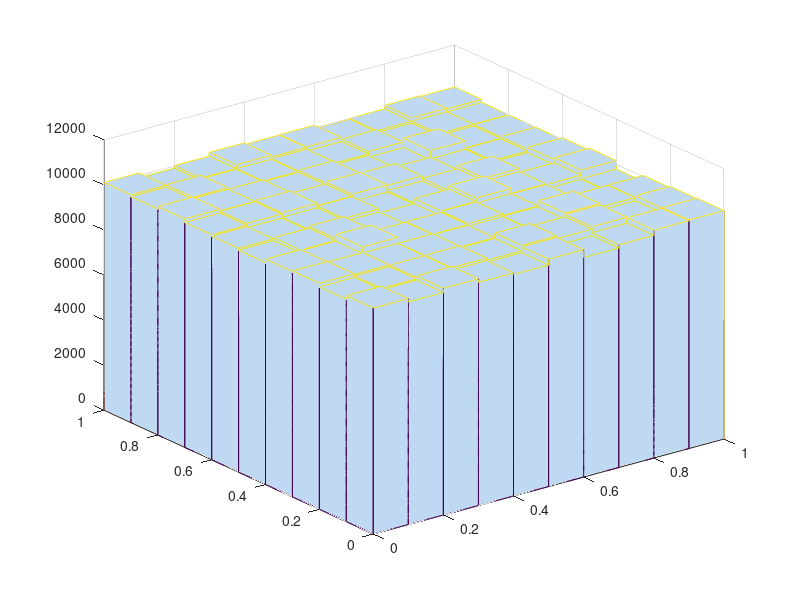

Write the MATLAB code that produced this figure.
clc;
clear;
hold on;
rotate3d on;
pkg load statistics;

N = 1000000;
X = unifrnd(0, 1, N, 2);

hist3(X);
grid on;
view(3);